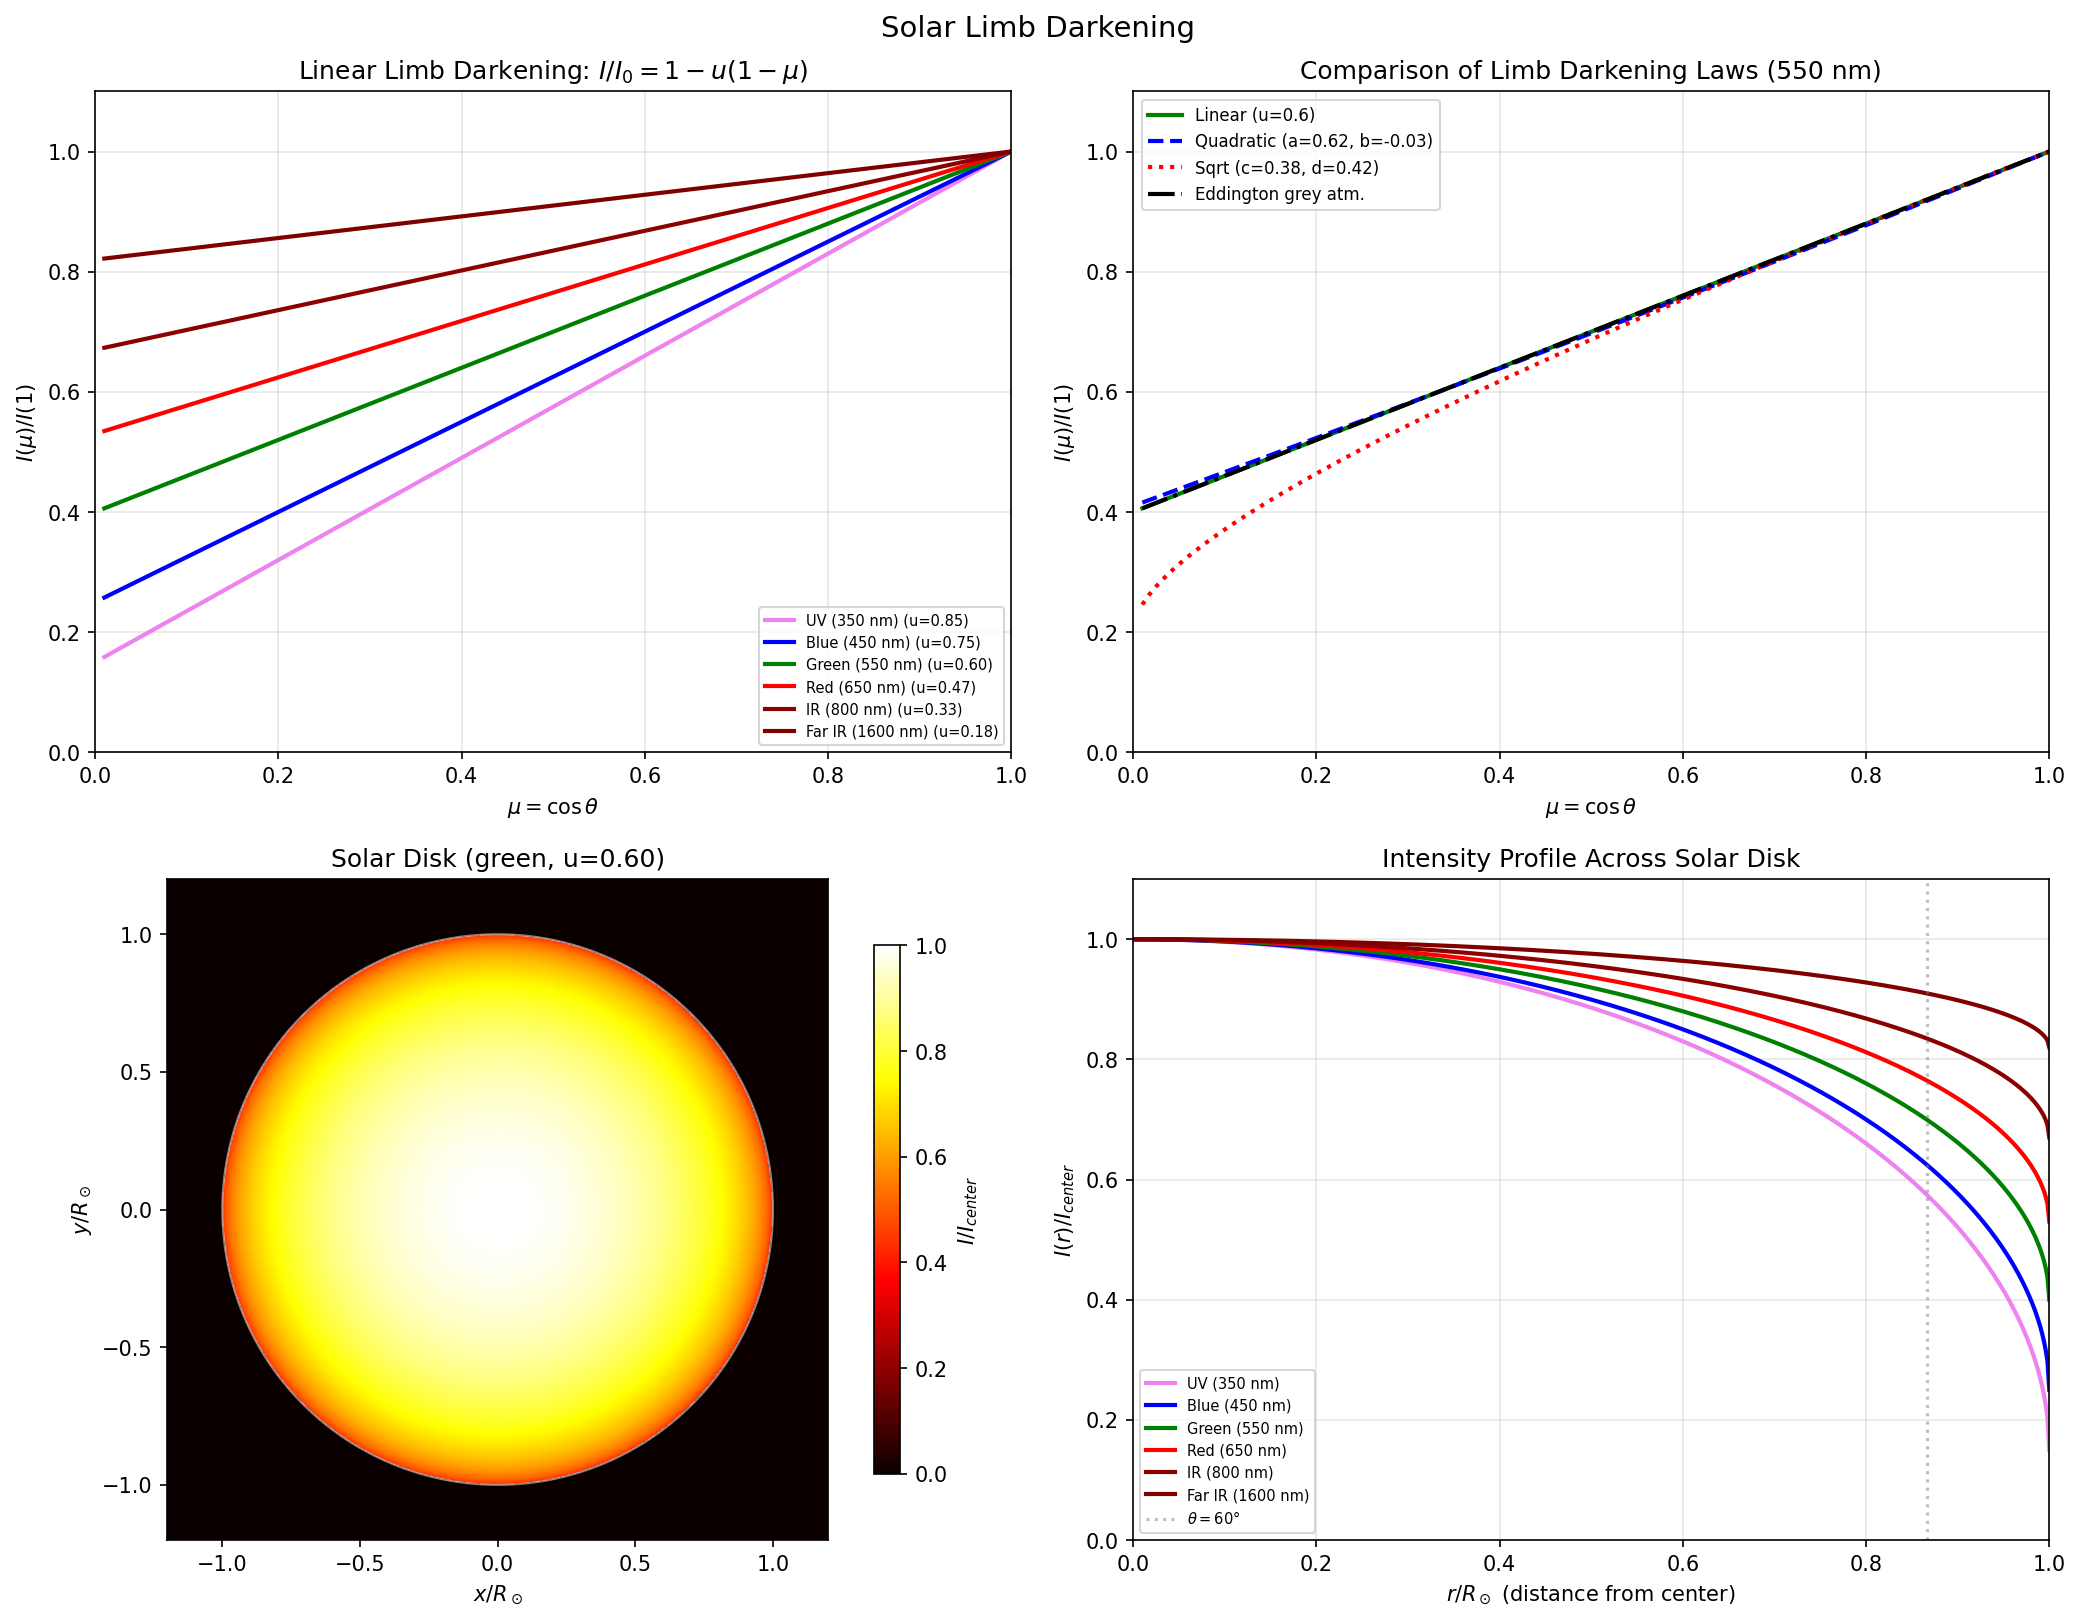

Python code for this plot:
"""
Radiative Transfer: Limb Darkening of the Solar Disk.

Demonstrates why the Sun appears darker at its edges (limb) compared to
the center. This is a direct consequence of radiative transfer: we see
deeper (hotter) layers at disk center and shallower (cooler) layers at
the limb.

Key physics:
  - Eddington-Barbier relation: I(mu) ~ S(tau=mu) where mu = cos(theta)
  - Source function increases with depth (hotter deeper layers)
  - Linear limb darkening: I(mu)/I(1) = 1 - u*(1-mu)
  - Wavelength dependence: stronger darkening at shorter wavelengths
  - Related to opacity and temperature gradient in photosphere
"""

import numpy as np
import matplotlib.pyplot as plt
from matplotlib.colors import Normalize

# --- Limb darkening models ---
def limb_darkening_linear(mu, u):
    """Linear limb darkening law: I(mu)/I(1) = 1 - u*(1-mu)."""
    return 1.0 - u * (1.0 - mu)

def limb_darkening_quadratic(mu, a, b):
    """Quadratic limb darkening law: I(mu)/I(1) = 1 - a*(1-mu) - b*(1-mu)^2."""
    return 1.0 - a * (1.0 - mu) - b * (1.0 - mu)**2

def limb_darkening_sqrt(mu, c, d):
    """Square-root limb darkening: I(mu)/I(1) = 1 - c*(1-mu) - d*(1-sqrt(mu))."""
    return 1.0 - c * (1.0 - mu) - d * (1.0 - np.sqrt(mu))

# --- Limb darkening coefficients for different wavelengths ---
# Approximate values from Neckel & Labs (1994) and Claret (2000)
wavelengths = {
    'UV (350 nm)':     {'u': 0.85, 'a': 0.93, 'b': -0.23, 'color': 'violet'},
    'Blue (450 nm)':   {'u': 0.75, 'a': 0.78, 'b': -0.09, 'color': 'blue'},
    'Green (550 nm)':  {'u': 0.60, 'a': 0.62, 'b': -0.03, 'color': 'green'},
    'Red (650 nm)':    {'u': 0.47, 'a': 0.50, 'b':  0.01, 'color': 'red'},
    'IR (800 nm)':     {'u': 0.33, 'a': 0.35, 'b':  0.02, 'color': 'darkred'},
    'Far IR (1600 nm)':{'u': 0.18, 'a': 0.20, 'b':  0.01, 'color': 'maroon'},
}

# --- Effective temperature from Eddington approximation ---
# In grey atmosphere: T^4(tau) = (3/4) T_eff^4 * (tau + 2/3)
# At tau=0 (surface): T_surface = T_eff * (1/2)^(1/4) ~ 0.84 * T_eff
# At tau=2/3: T = T_eff (definition of effective temperature)
T_eff = 5778  # K (solar effective temperature)
print("=" * 60)
print("Limb Darkening and Radiative Transfer")
print(f"  Solar effective temperature: T_eff = {T_eff} K")
print(f"  Surface temperature (tau=0): T_s = {T_eff * 0.5**0.25:.0f} K")
print(f"  T at tau = 2/3: {T_eff:.0f} K (by definition)")
print("=" * 60)

# --- Plot limb darkening curves ---
mu = np.linspace(0.01, 1.0, 500)
theta_deg = np.degrees(np.arccos(mu))

fig, axes = plt.subplots(2, 2, figsize=(14, 11))
fig.suptitle("Solar Limb Darkening", fontsize=14, y=0.98)

# Panel 1: Linear limb darkening at different wavelengths
ax = axes[0, 0]
for name, params in wavelengths.items():
    I_ratio = limb_darkening_linear(mu, params['u'])
    ax.plot(mu, I_ratio, color=params['color'], lw=2, label=f"{name} (u={params['u']:.2f})")
ax.set_xlabel(r"$\mu = \cos\theta$")
ax.set_ylabel(r"$I(\mu) / I(1)$")
ax.set_title("Linear Limb Darkening: $I/I_0 = 1 - u(1-\\mu)$")
ax.legend(fontsize=7, loc='lower right')
ax.set_xlim(0, 1)
ax.set_ylim(0, 1.1)
ax.grid(True, alpha=0.3)

# Panel 2: Compare linear, quadratic, sqrt laws (green/550nm)
ax = axes[0, 1]
u, a, b = 0.60, 0.62, -0.03
c_sqrt, d_sqrt = 0.38, 0.42  # approximate sqrt law coefficients
ax.plot(mu, limb_darkening_linear(mu, u), 'g-', lw=2, label=f'Linear (u={u})')
ax.plot(mu, limb_darkening_quadratic(mu, a, b), 'b--', lw=2,
        label=f'Quadratic (a={a}, b={b})')
ax.plot(mu, limb_darkening_sqrt(mu, c_sqrt, d_sqrt), 'r:', lw=2,
        label=f'Sqrt (c={c_sqrt}, d={d_sqrt})')
# Eddington grey atmosphere prediction
I_eddington = (2 + 3 * mu) / 5  # I(mu)/I(1) for grey atmosphere
ax.plot(mu, I_eddington, 'k-.', lw=2, label='Eddington grey atm.')
ax.set_xlabel(r"$\mu = \cos\theta$")
ax.set_ylabel(r"$I(\mu) / I(1)$")
ax.set_title("Comparison of Limb Darkening Laws (550 nm)")
ax.legend(fontsize=8)
ax.set_xlim(0, 1)
ax.set_ylim(0, 1.1)
ax.grid(True, alpha=0.3)

# Panel 3: 2D solar disk with limb darkening
ax = axes[1, 0]
N = 500
x = np.linspace(-1.2, 1.2, N)
y = np.linspace(-1.2, 1.2, N)
X, Y = np.meshgrid(x, y)
R = np.sqrt(X**2 + Y**2)

# mu = sqrt(1 - r^2) for disk
mu_disk = np.sqrt(np.maximum(1.0 - R**2, 0))
# Apply green-band limb darkening
u_green = 0.60
I_disk = limb_darkening_linear(mu_disk, u_green)
I_disk[R > 1.0] = 0  # outside disk

# Use solar-like colormap
im = ax.imshow(I_disk, extent=[-1.2, 1.2, -1.2, 1.2],
               cmap='hot', vmin=0, vmax=1.0, origin='lower')
# Draw disk edge
theta_circle = np.linspace(0, 2 * np.pi, 200)
ax.plot(np.cos(theta_circle), np.sin(theta_circle), 'w-', lw=1, alpha=0.5)
ax.set_xlabel(r"$x / R_\odot$")
ax.set_ylabel(r"$y / R_\odot$")
ax.set_title("Solar Disk (green, u=0.60)")
ax.set_aspect('equal')
plt.colorbar(im, ax=ax, label=r'$I / I_{center}$', shrink=0.8)

# Panel 4: Radial intensity profile across disk
ax = axes[1, 1]
r_disk = np.linspace(0, 1, 500)
mu_r = np.sqrt(1.0 - r_disk**2)
for name, params in wavelengths.items():
    I_r = limb_darkening_linear(mu_r, params['u'])
    ax.plot(r_disk, I_r, color=params['color'], lw=2, label=name)
ax.set_xlabel(r"$r / R_\odot$ (distance from center)")
ax.set_ylabel(r"$I(r) / I_{center}$")
ax.set_title("Intensity Profile Across Solar Disk")
ax.axvline(np.sin(np.radians(60)), color='gray', ls=':', alpha=0.5, label=r'$\theta=60°$')
ax.legend(fontsize=7, loc='lower left')
ax.set_xlim(0, 1)
ax.set_ylim(0, 1.1)
ax.grid(True, alpha=0.3)

plt.tight_layout()
plt.savefig("/opt/projects/01_Personal/03_Study/examples/Solar_Physics/04_limb_darkening.png",
            dpi=150, bbox_inches='tight')
plt.show()

# --- Print comparative intensities ---
print("\nCenter-to-limb intensity ratio at different mu values:")
print(f"{'mu':>6} {'theta':>6}", end="")
for name in wavelengths:
    short = name.split('(')[0].strip()
    print(f" {short:>10}", end="")
print()
for mu_val in [1.0, 0.8, 0.6, 0.4, 0.2, 0.1]:
    theta_val = np.degrees(np.arccos(mu_val))
    print(f"{mu_val:6.2f} {theta_val:5.1f}°", end="")
    for name, params in wavelengths.items():
        I_val = limb_darkening_linear(mu_val, params['u'])
        print(f" {I_val:10.3f}", end="")
    print()

print("\nPlot saved: 04_limb_darkening.png")
